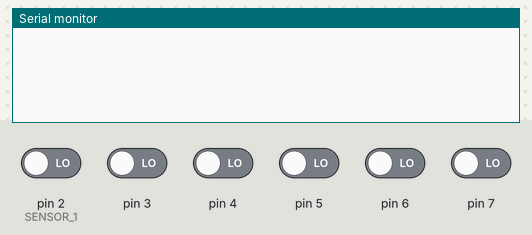
This sketch was run on a simulated Arduino Uno, built with avr-gcc and run on an emulated ATmega328P. On the bench: the last lines printed to the serial monitor. The test bench sets the inputs (shaded band); at power-on: pin 2 (SENSOR_1), pin 3–7 LOW.

Above: at 1.2 s.
1.3 s: pin 2 (SENSOR_1) driven HIGH
At 2.5 s:
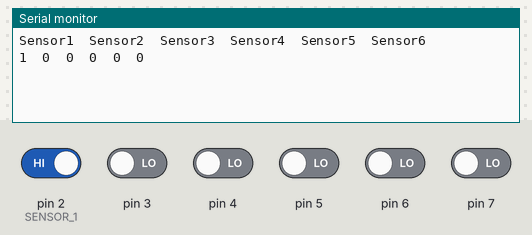
2.8 s: pin 3 driven HIGH
At 3.8 s:
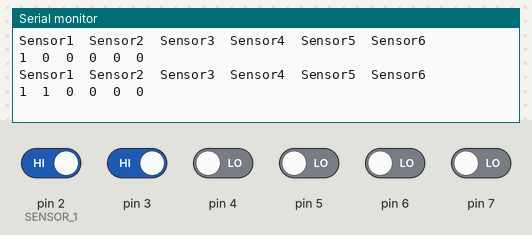
4.3 s: pin 4 driven HIGH
At 5.0 s:
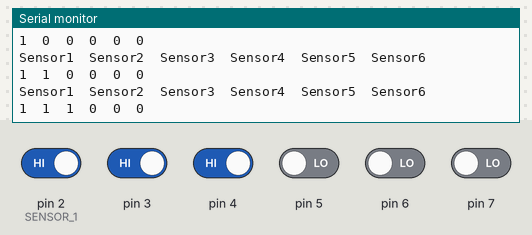
5.8 s: pin 5 driven HIGH
At 6.2 s:
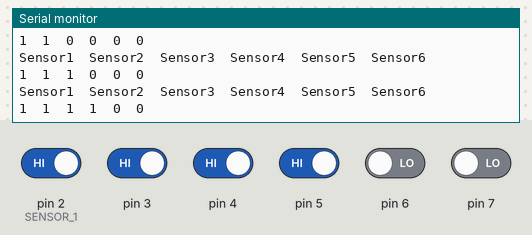
7.3 s: pin 6 driven HIGH
At 8.5 s:
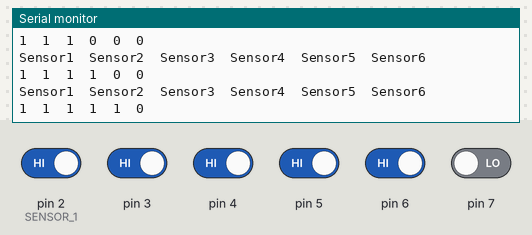
8.8 s: pin 7 driven HIGH
At 9.8 s:
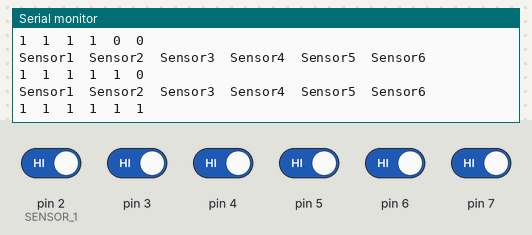

Measured:
- after the input at 1.3 s, the serial monitor: prints a new line at once (image 1)
- after the input at 2.8 s, the serial monitor: prints a new line after 0.05 s (image 2)
- after the input at 4.3 s, the serial monitor: prints a new line after 0.05 s (image 3)
- after the input at 5.8 s, the serial monitor: prints a new line after 0.06 s (image 4)
- after the input at 7.3 s, the serial monitor: prints a new line after 0.06 s (image 5)
- after the input at 8.8 s, the serial monitor: prints a new line after 0.06 s (image 6)

The sketch:

test_sensores.ino
```cpp
/*
  * Disposición de los sensores en el modulo Sensor
  *  _________________________________________
  * |                                         |
  * |    S1    S2    S3    S4    S5    S6     |
  * |    _________                            |
  * |   |Integrado|                           |
  * |_________________________________________|
  *              | | | | | | | |
  *              1 2 3 4 5 6 V GND
  */

#define SENSORS_SIZE 6

typedef enum {
  SENSOR_1 = 2,
  SENSOR_2,
  SENSOR_3,
  SENSOR_4,
  SENSOR_5,
  SENSOR_6,
} SENSOR_PIN_T;


// Estructura representando el estado de los 6 Sensores
struct PinsState {
  bool states[6];

  PinsState(bool must_read) : states{0} {
    if (must_read) this->read();
  }

  // Actualiza el estado de los sensores leyendo de los pines
  void read() {
      for (int i = 0; i < SENSORS_SIZE; i++)
        this->states[i] = digitalRead(SENSOR_1 + i);
  }

  void print() {
    Serial.println("Sensor1\tSensor2\tSensor3\tSensor4\tSensor5\tSensor6");
    for (int i = 0; i < SENSORS_SIZE; i++) {
       Serial.print(states[i]);
       Serial.print("\t");
    }
    Serial.println("\n");
  }

  bool operator==(const PinsState& other) {
    for (int i = 0; i < SENSORS_SIZE; i++)
      if (this->states[i] != other.states[i])
        return false;
    return true;
  }

  bool operator!=(const PinsState& other) {
    return not ((*this) == other);
  }

  PinsState& operator=(const PinsState& other) {
	for (int i = 0; i < SENSORS_SIZE; i++)
      this->states[i] = other.states[i];
  }
};


void setup(){
  Serial.begin(9600);
  for (int i = 0; i < SENSORS_SIZE; i++)
       pinMode(SENSOR_1 + i, INPUT);
}

PinsState previous_state(false);

void loop() {
  PinsState current_state(true);
  if (not (current_state == previous_state)) {
    previous_state = current_state;
    previous_state.print();
  }
  delay(100); // Reducir el delay para más precisión
}
```
